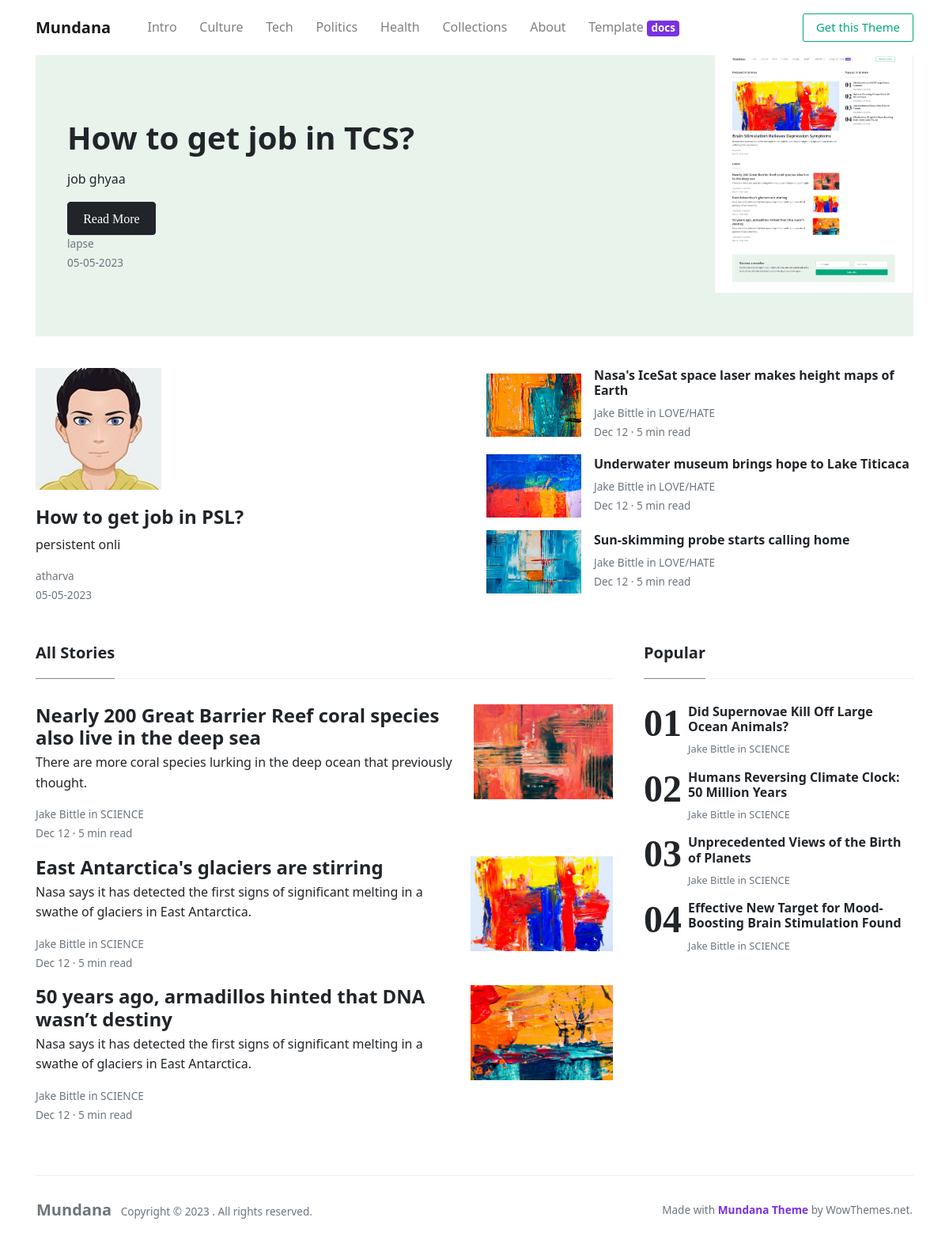
Page /forums/ on the committed database.
### Forums/models.py (models this page shows, shortened)
class forum(models.Model):
   id = models.IntegerField(primary_key = True)
   title = models.CharField(max_length=1000)
   tags = models.CharField(max_length=1000)
   author_name = models.CharField(max_length=100)
   description = RichTextField(blank=True, null=True)
   date = models.DateTimeField(default=datetime.now, blank=True)
   image = models.ImageField(
               upload_to='media/',
               null=True,
               blank=False,
               )

### Forums/views.py (the view)
# urls.py: path('', views.index, name='index'),
def index(request):
   tag = tags.objects.all()
   forums = forum.objects.all()
   hashmap = {}
   tagging = {}
   for i in tag:
      hashmap[i.id] = []
      tagging[i.id] = i
   for i in forums:
      arr = i.tags.split(',')
      for j in arr:
         hashmap[int(j)].append(i)
   content = {}
   for k in hashmap:
      for i in hashmap[k]:
         date = str(i.date)
         dt = date.split(' ')[0]
         if i.id not in content:
            content[i.id] = [
               {
                  'tags' : tagging[k],
                  'name' : i.author_name,
                  'title' : i.title,
                  'link' : "media/"+str(i.image),
                  'desc' : i.description,
                  'date' : dt.split('-')[2] + "-" + dt.split('-')[1] + "-" + dt.split('-')[0]
                  }
               ]
   return render(request, 'forums/index.html', {'content' : content})

### templates/forums/index.html (shortened to what this page needs)
{% extends 'forums/base.html' %}
{% block body %}
<div class="container">
	<div class="jumbotron jumbotron-fluid mb-3 pt-0 pb-0 bg-lightblue position-relative">
		<div class="pl-4 pr-0 h-100 tofront">
			<div class="row justify-content-between">
				<div class="col-md-6 pt-6 pb-6 align-self-center">
					<h1 class="secondfont mb-3 font-weight-bold">{{ content.1.0.title }}</h1>
					<p class="mb-3">
						{{ content.1.0.desc }}
					</p>
					<a href="./article.html" class="btn btn-dark">Read More</a>
					<br>
					<small class="d-block"><a class="text-muted" href="./author.html">{{ content.1.0.name }}</a></small>
					<small class="text-muted">{{ content.1.0.date }}</small>
				</div>
				<img src={{ content.1.0.link }} style="height:300px; width:250px;"/>
			</div>
		</div>
	</div>
</div>
<div class="container pt-4 pb-4">
	<div class="row">
		<div class="col-lg-6">
			<div class="card border-0 mb-4 box-shadow h-xl-300">
                <div style="background-image: url({{ content.2.0.link }}); height: 200px;    background-size: auto;    background-repeat: no-repeat;"></div>
				<div class="card-body px-0 pb-0 d-flex flex-column align-items-start">
					<h2 class="h4 font-weight-bold">
					<a class="text-dark" href="./article.html">{{ content.2.0.title }}</a>
					</h2>
					<p class="card-text">
						{{ content.2.0.desc }}
					</p>
					<div>
						<small class="d-block"><a class="text-muted" href="./author.html">{{ content.2.0.name }}</a></small>
						<small class="text-muted">{{ content.2.0.date }}</small>
					</div>
				</div>
			</div>
		</div>
		<div class="col-lg-6">
			<div class="flex-md-row mb-4 box-shadow h-xl-300">
				<div class="mb-3 d-flex align-items-center">
					<img height="80" src="/static/assets2/img/demo/blog4.jpg">
					<div class="pl-3">
						<h2 class="mb-2 h6 font-weight-bold">
						<a class="text-dark" href="./article.html">Nasa's IceSat space laser makes height maps of Earth</a>
						</h2>
						<div class="card-text text-muted small">
							 Jake Bittle in LOVE/HATE
						</div>
						<small class="text-muted">Dec 12 &middot; 5 min read</small>
					</div>
				</div>
				<div class="mb-3 d-flex align-items-center">
					<img height="80" src="/static/assets2/img/demo/blog5.jpg">
					<div class="pl-3">
						<h2 class="mb-2 h6 font-weight-bold">
						<a class="text-dark" href="./article.html">Underwater museum brings hope to Lake Titicaca</a>
						</h2>
						<div class="card-text text-muted small">
							 Jake Bittle in LOVE/HATE
						</div>
						<small class="text-muted">Dec 12 &middot; 5 min read</small>
					</div>
				</div>
				<div class="mb-3 d-flex align-items-center">
					<img height="80" src="/static/assets2/img/demo/blog6.jpg">
					<div class="pl-3">
						<h2 class="mb-2 h6 font-weight-bold">
						<a class="text-dark" href="./article.html">Sun-skimming probe starts calling home</a>
						</h2>
						<div class="card-text text-muted small">
							 Jake Bittle in LOVE/HATE
						</div>
						<small class="text-muted">Dec 12 &middot; 5 min read</small>
					</div>
				</div>
			</div>
		</div>
	</div>
</div>
<div class="container">
	<div class="row justify-content-between">
		<div class="col-md-8">
			<h5 class="font-weight-bold spanborder"><span>All Stories</span></h5>
			<div class="mb-3 d-flex justify-content-between">
				<div class="pr-3">
					<h2 class="mb-1 h4 font-weight-bold">
					<a class="text-dark" href="./article.html">Nearly 200 Great Barrier Reef coral species also live in the deep sea</a>
					</h2>
					<p>
						There are more coral species lurking in the deep ocean that previously thought.
					</p>
					<div class="card-text text-muted small">
						 Jake Bittle in SCIENCE
					</div>
					<small class="text-muted">Dec 12 &middot; 5 min read</small>
				</div>
				<img height="120" src="/static/assets2/img/demo/blog8.jpg">
			</div>
			<div class="mb-3 d-flex justify-content-between">
				<div class="pr-3">
					<h2 class="mb-1 h4 font-weight-bold">
					<a class="text-dark" href="./article.html">East Antarctica's glaciers are stirring</a>
					</h2>
					<p>
						Nasa says it has detected the first signs of significant melting in a swathe of glaciers in East Antarctica.
					</p>
					<div class="card-text text-muted small">
						 Jake Bittle in SCIENCE
					</div>
					<small class="text-muted">Dec 12 &middot; 5 min read</small>
				</div>
				<img height="120" src="/static/assets2/img/demo/1.jpg">
			</div>
			<div class="mb-3 d-flex justify-content-between">
				<div class="pr-3">
					<h2 class="mb-1 h4 font-weight-bold">
					<a class="text-dark" href="./article.html">50 years ago, armadillos hinted that DNA wasn’t destiny</a>
					</h2>
					<p>
						Nasa says it has detected the first signs of significant melting in a swathe of glaciers in East Antarctica.
					</p>
					<div class="card-text text-muted small">
						 Jake Bittle in SCIENCE
					</div>
					<small class="text-muted">Dec 12 &middot; 5 min read</small>
				</div>
				<img height="120" src="/static/assets2/img/demo/5.jpg">
			</div>
		</div>
		<div class="col-md-4 pl-4">
            <h5 class="font-weight-bold spanborder"><span>Popular</span></h5>
			<ol class="list-featured">
				<li>
				<span>
				<h6 class="font-weight-bold">
				<a href="./article.html" class="text-dark">Did Supernovae Kill Off Large Ocean Animals?</a>
				</h6>
				<p class="text-muted">
					Jake Bittle in SCIENCE
				</p>
				</span>
				</li>
				<li>
				<span>
				<h6 class="font-weight-bold">
				<a href="./article.html" class="text-dark">Humans Reversing Climate Clock: 50 Million Years</a>
				</h6>
				<p class="text-muted">
					Jake Bittle in SCIENCE
				</p>
				</span>
				</li>
				<li>
				<span>
				<h6 class="font-weight-bold">
				<a href="./article.html" class="text-dark">Unprecedented Views of the Birth of Planets</a>
				</h6>
				<p class="text-muted">
					Jake Bittle in SCIENCE
				</p>
				</span>
				</li>
				<li>
				<span>
				<h6 class="font-weight-bold">
				<a href="./article.html" class="text-dark">Effective New Target for Mood-Boosting Brain Stimulation Found</a>
				</h6>
				<p class="text-muted">
					Jake Bittle in SCIENCE
				</p>
				</span>
				</li>
			</ol>
		</div>
	</div>
</div>
{% endblock body %}

### rows in the picture
forum: title "How to get job in TCS?", description "job ghyaa", author_name "lapse"
forum: title "How to get job in PSL?", description "persistent onli", author_name "atharva"

### other values in the picture
{{ content.1.0.date }} "05-05-2023"
{{ content.2.0.date }} "05-05-2023"
